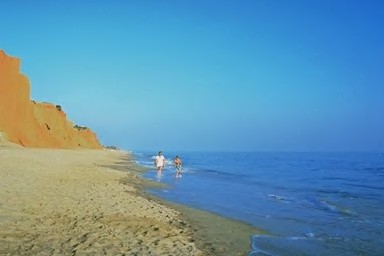
#> input picture original/126.jpg, 384 x 256 px; its folder holds only this picture in this run
$ python setting_features.py
#> lines starting #> are read from the running program, lines starting #| are printed output that depends on the picture
### Measures.py
import cv2
import numpy as np
import math
import cmath


class Measures:

    def __init__(self, org, final):
        self.org = cv2.imread(org, cv2.IMREAD_GRAYSCALE).astype('int64')
        self.final = cv2.imread(final, cv2.IMREAD_GRAYSCALE).astype('int64')
        self.size = self.org.shape
        self.imageQualityMetrics = []
        self.MeanError()
        self.MeanSquareError()
        self.CzekanowskiCorrelationMeasure()
        self.ImageFidelity()
        self.SpectralMagnitudeDistance()
        self.MedianBlockSpectralPhaseDistance()

    def MeanError(self):
        sub = self.final - self.org  # submission of each index of changed picture and original image
        sum_pixels = np.sum(sub[:, :])  # Sum of each index of matrix
        avg = np.divide(sum_pixels, (self.size[0] * self.size[1]))
        mse = np.sum(avg)
        # result = self.psnre(mse)
        print("Mean absolute error : ", mse)
        self.imageQualityMetrics.append(mse)

    def MeanSquareError(self):
        sub = self.org - self.final  # submission of each index of changed picture and original image
        pow_sub = np.power(sub, 2)  # each index of matrix to power of 2
        sum_pixels = np.sum(pow_sub[:, :])  # Sum of each index of matrix
        avg = sum_pixels / (self.size[0] * self.size[1])
        result = math.sqrt(avg)
        # result = self.psnre(mse)
        print("Mean square error : ", result)
        self.imageQualityMetrics.append(result)

    # [7 lines of commented-out code are left out]

    def CzekanowskiCorrelationMeasure(self):
        np.seterr(divide='ignore', invalid='ignore')  # Catching error in case of dividing 0 to 0
        minimum = cv2.min(self.org, self.final)  # finding the minimum of eac index between two images matrix
        sum = self.org + self.final  # sum of two matrix
        minimum2 = minimum * 2
        # [4 lines of commented-out code are left out]
        d = np.divide(minimum2, sum)
        d[np.isnan(d)] = 1  # replacing Nan to 1 in case of dividing 0 to 0
        # d[np.isinf(d)] = 0
        n2 = (self.size[0] * self.size[1]) ** 2
        temp = 1 - d
        s = np.sum(temp[:, :])
        result = s / n2
        print("Czekanowski Correlation Measure : ", result)
        self.imageQualityMetrics.append(result)

    def ImageFidelity(self):
        sub = self.org - self.final  # submission of each index of changed picture and original image
        sub2 = sub ** 2  # each index of matrix to power of 2
        sub2 = np.sum(sub2[:, :])
        dementor = np.sum(self.org ** 2)
        d = sub2 / dementor
        result = 1 - d
        print("Cross correlation : ", d)
        print("Image fidelity : ", result)
        self.imageQualityMetrics.append(d)
        self.imageQualityMetrics.append(result)

    # [28 lines of commented-out code are left out]

    def SpectralMagnitudeDistance(self):
        N2 = (self.size[0] * self.size[1]) ** 2
        gamma1 = np.abs(np.fft.fft2(self.org))  # calling Discrete Fourier Transforms 2-dimensional for original image
        gamma2 = np.abs(np.fft.fft2(self.final))  # Discrete Fourier Transforms 2-dimensional for changed image
        temp = (gamma1 - gamma2) ** 2
        sum = np.sum(temp)
        result = sum / N2

        print("Spectral Magnitude Distance : ", result)
        self.imageQualityMetrics.append(result)

    def j_measure(self, matris_orgin, matris_final):
        fourier_orgin = np.angle(np.fft.fft2(matris_orgin))  # abs calculates magnitude
        fourier_final = np.angle(np.fft.fft2(matris_final))
        sub = fourier_orgin - fourier_final
        # print("sub ", sub)
        sum = np.sum(sub ** 2)
        # print("sum ", sum)
        result = np.sqrt(sum)
        return result

    def MedianBlockSpectralPhaseDistance(self):
        N = self.size[0] * self.size[1]
        print("L len",N/(32*32))
        print(self.size)
        if self.size[0] % 32 == 0 and self.size[1] % 32 == 0:
            L = np.empty(int(N / (32 * 32)))
            for j in range(0, self.size[1], 32):
                for i in range(0, self.size[0], 32):
                    np.append(L, self.j_measure(self.org[i:i + 32, j:j + 32], self.final[i:i + 32, j:j + 32]))

        elif self.size[0] % 30 == 0 and self.size[1] % 30 == 0:
            L = np.empty(int(N / (30 * 30)))
            for j in range(0, self.size[1]-1, 30):
                for i in range(0, self.size[0]-1, 30):
                    np.append(L, self.j_measure(self.org[i:i + 30, j:j + 30], self.final[i:i + 30, j:j + 30]))

        elif self.size[0] % 31 == 0 or self.size[1] % 31 == 0:
            L = np.empty(int(N / (30 * 32)))
            for j in range(0, self.size[1], 6):
                for i in range(0, self.size[0], 6):
                    np.append(L, self.j_measure(self.org[i:i + 16, j:j + 16], self.final[i:i + 16, j:j + 16]))

        else:
            L=np.zeros(2)
            print("None")
        # print("L : ", np.sort(L))
        L = np.nan_to_num(L)
        result = np.median(L)
        print("Median Block Spectral Phase Distance : ", result)
        self.imageQualityMetrics.append(result)

    def get_metrics(self):
        result = np.array(self.imageQualityMetrics)
        result=result.ravel()
        return result

### setting_features.py
import glob
import Measures

original = glob.glob('original/*.*')
original_copy = original.copy()
stego = glob.glob('stego/*.*')
noise = glob.glob('noise/*.*')
############################################

for i in range(0, 5):
    counter = 0
    svm_input_data = []
    svm_input_label = []
    ##########################################
    svm_test_data = []
    svm_test_label = []
    test_name=[]
    image_numb=0
    flag = 0
    for stego_idx in range(0, len(stego)):

        stego_name = stego[stego_idx]
        print("___________", stego_name, "___________")
        original_name = "original/" + stego_name[14:]
        if original_name not in original_copy:
            original_name = "original/" + stego_name[15:]
        try:
            original.remove(original_name)
        except:
            pass
        print("___________", original_name, "___________")
        measures_pvd = Measures.Measures(original_name, stego_name)
        if i * 40 <= stego_idx < (i + 1) * 40:
            svm_test_data.append(measures_pvd.get_metrics())
            svm_test_label.append("stego")
            test_name.append(str(image_numb)+"_"+stego_name)
            image_numb += 1
        else:
            svm_input_data.append(measures_pvd.get_metrics())
            svm_input_label.append("stego")
    print("===>", len(svm_input_label) , len(original))
    for noise_idx in range(0, len(noise)):

        noise_name = noise[noise_idx]
        print("___________", noise_name, "___________")
        original_name = "original/" + noise_name[6:]
        # if original_name not in original_copy:
        #     original_name = "original/" + noise_name[15:]
        print("___________", original_name, "___________")
        measures_pvd = Measures.Measures(original_name, noise_name)
        if i * 12 <= noise_idx < (i + 1) * 12:
            svm_test_data.append(measures_pvd.get_metrics())
            svm_test_label.append("original")
            test_name.append(str(image_numb) + "_" + noise_name)
            image_numb += 1
        else:
            svm_input_data.append(measures_pvd.get_metrics())
            svm_input_label.append("original")
        try:
            original.remove(original_name)
        except:
            pass
    print("===>", len(svm_input_label), len(original))
    for original_idx in range(0, len(original)):

        original_name = original[original_idx]
        # [4 lines of commented-out code are left out]
        measures_pvd = Measures.Measures(original_name, original_name)
        if i * 21 <= original_idx < (i + 1) * 21:
            svm_test_data.append(measures_pvd.get_metrics())
            svm_test_label.append("original")
            test_name.append(str(image_numb) + "_" + original_name)
            image_numb += 1
        else:
            svm_input_data.append(measures_pvd.get_metrics())
            svm_input_label.append("original")
    print("------------>",len(svm_input_data))
    with open('features/train_input' + str(i) + '.txt', 'w') as filehandle:
        for listitem in svm_input_data:
            filehandle.write('%s|' % listitem)

    with open('features/train_label' + str(i) + '.txt', 'w') as filehandle:
        for listitem in svm_input_label:
            filehandle.write('%s|' % listitem)

    with open('features/test_input' + str(i) + '.txt', 'w') as filehandle:
        for listitem in svm_test_data:
            filehandle.write('%s|' % listitem)

    with open('features/test_label' + str(i) + '.txt', 'w') as filehandle:
        for listitem in svm_test_label:
            filehandle.write('%s|' % listitem)

    with open('features/test_name' + str(i) + '.txt', 'w') as filehandle:
        for listitem in test_name:
            filehandle.write('%s\n' % listitem)
#> this loop made 5 passes
#> (printed output is left out)
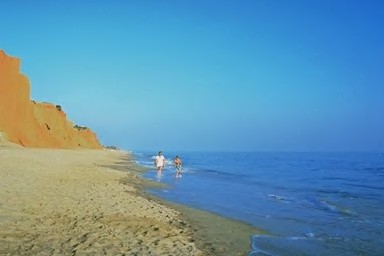
#> input picture original/126.jpg, 384 x 256 px
#> pass 1, in __init__, `self.org = cv2.imread(org, cv2.IMREAD_GRAYSCALE).astype('int64')`:
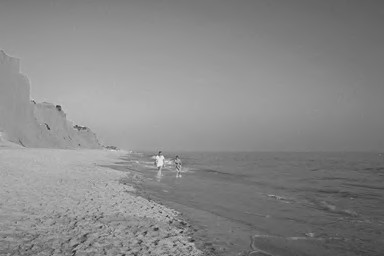
#> self.org: shape (256, 384) int64; min 41, max 246, mean 136.2
#> pass 1, in CzekanowskiCorrelationMeasure, `sum = self.org + self.final`:
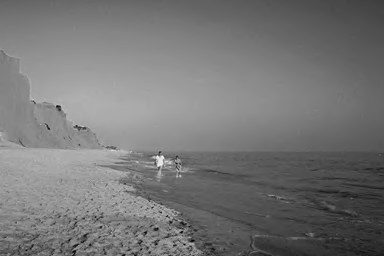
#> sum: shape (256, 384) int64; min 82, max 492, mean 272.5; drawn with min black and max white

$ run again, on original/131.jpg
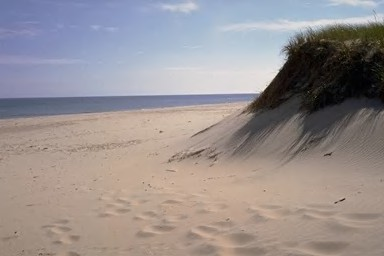
#> input picture original/131.jpg, 384 x 256 px
#> the loop `for i in range(0, 5):` made 5 passes
#> (printed output is left out)
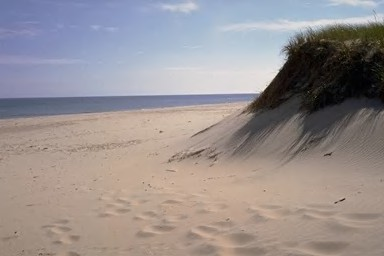
#> input picture original/131.jpg, 384 x 256 px
#> pass 1, in __init__, `self.org = cv2.imread(org, cv2.IMREAD_GRAYSCALE).astype('int64')`:
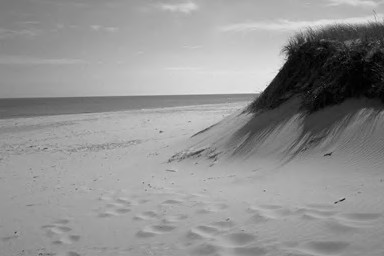
#> self.org: shape (256, 384) int64; min 0, max 238, mean 146.6
